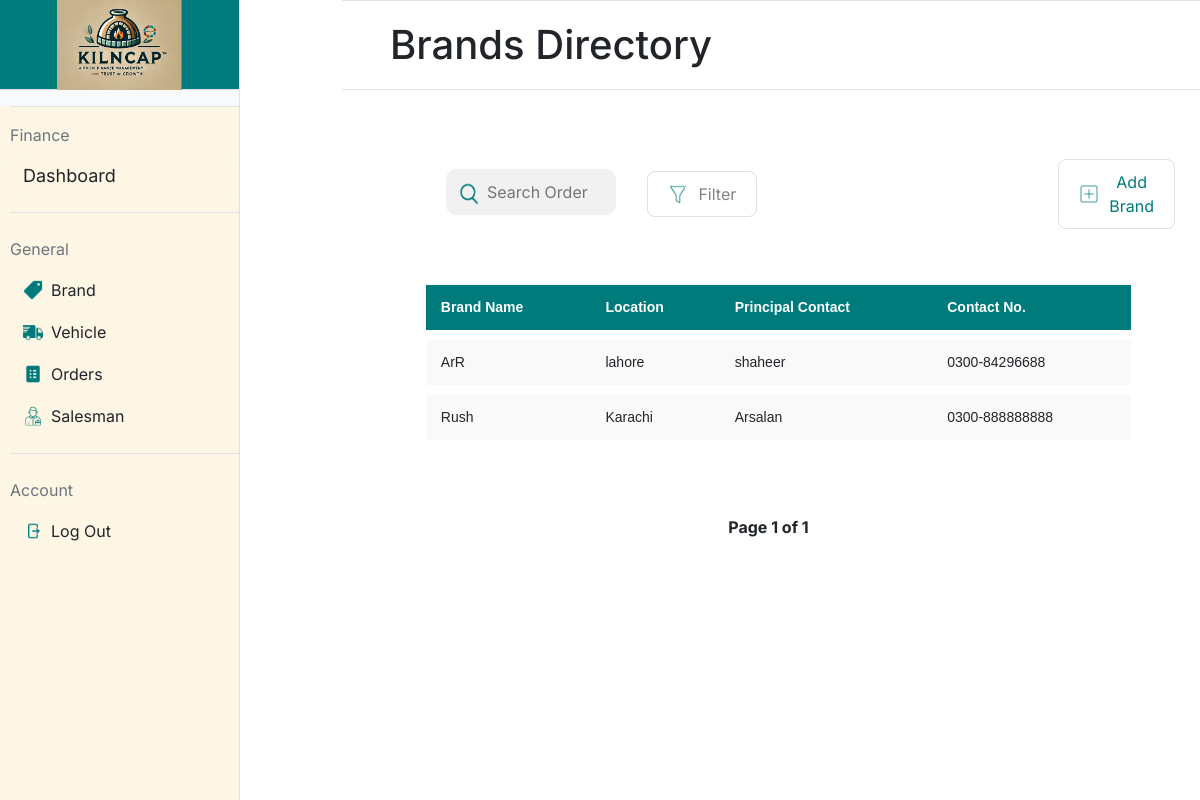
The page /brand on the database as committed earlier.
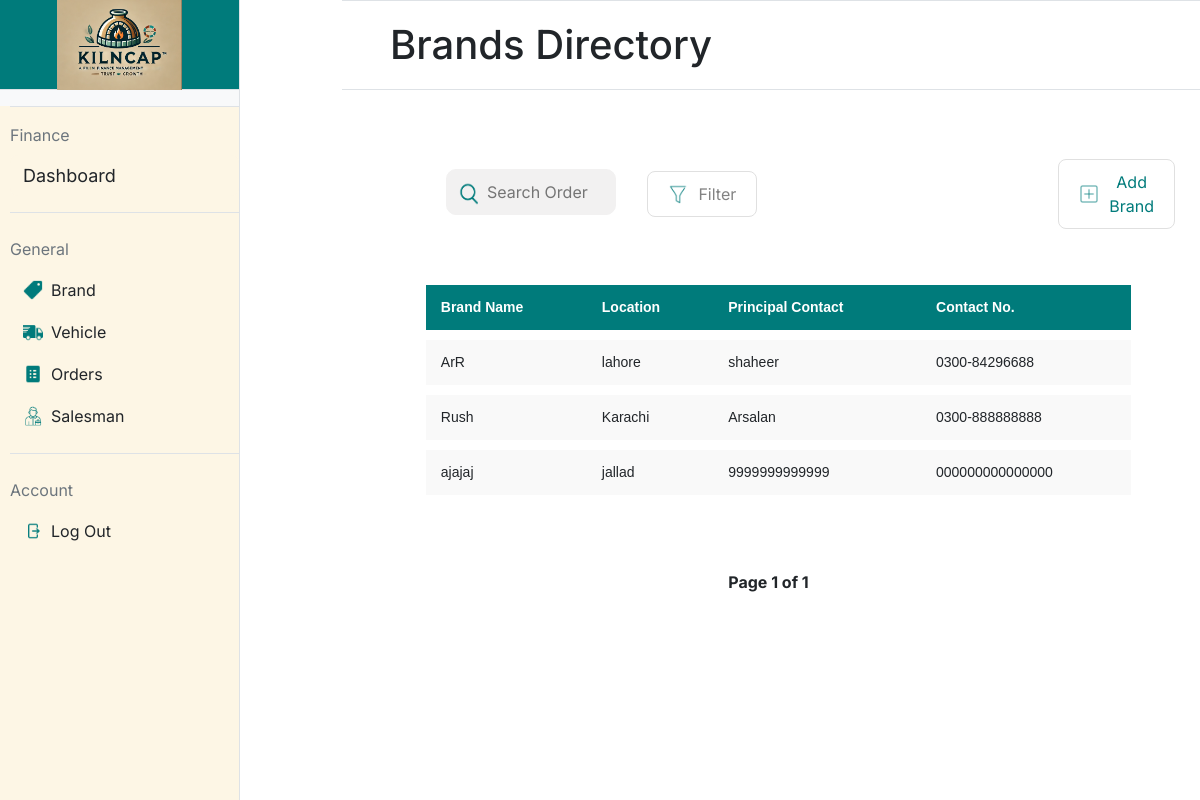
The same page on the database as committed later.
### app.py (models this page shows, shortened)
class Brand(db.Model):
    __tablename__ = 'brands'
    id = db.Column(db.Integer, primary_key=True, autoincrement=True)
    name = db.Column(db.String(30), nullable=False)
    location = db.Column(db.String(100), nullable=False)
    contact_no = db.Column(db.String(12), unique=True, nullable=False)
    principal_contact = db.Column(db.String(12), nullable=False)
    brick_types = db.relationship('BrickType', backref='brand', cascade="all, delete-orphan")

### app.py (the view)
@app.route('/brand', methods=['GET'])
def brand():
    page = request.args.get('page', 1, type=int)  # Get the current page number from the URL query parameter
    per_page = 5  # Number of brands to display per page
    brands_paginated = Brand.query.paginate(page=page, per_page=per_page)  # Query the brands with pagination
    return render_template('brand.html', brands=brands_paginated.items, pagination=brands_paginated)

### templates/brand.html (shortened to what this page needs)
{% extends "base.html" %}
{% block title %}
<link rel="stylesheet" href="static/brand.css">
{% endblock %}
{% block mainheading %}
Brands Directory
{% endblock %}
{% block maincontent %}
<div>
    <table style="padding-left: 5.5%;">
        <form action="{{ url_for('brand_list_buttons') }}" method="post">
            <td style="width:40%; padding-left: 85px;">
                    <div style="position: relative; width: 100%;">
                        <img src="/static/icons/search-icon.png"
                             alt="Search Icon"
                             style="position: absolute; left: 7px; top: 60%; transform: translateY(-50%); width: 30px; height: 30px;">
                        <input type="text"
                               placeholder="Search Order"
                               style="width: 100%; padding-left: 40px;">
                    </div>
                </td>
            <td style="width:10%;padding-left: 30px;padding-top:15px">
                <button class="styled-button" name="button"
                    value="filter_brand">
                    <img src="/static/icons/filter-icon.png" alt="Icon"
                        class="button-icon">
                    Filter
                </button>
            </td>
            <td style="padding-left: 300px; padding-top:15px">
                <button class="styled-button" name="button" value="add_brand">
                    <img src="/static/icons/add-icon.png" alt="Icon"
                        class="button-icon">
                    <div style="color:#007B7B">Add Brand</div>
                </button>
            </td>
        </form>
    </table>
    <div style="padding: 5.5%;">
        <table class="styled-table"
            style="padding-left: 20px; width: 100%; border-collapse: separate; border-spacing: 0 10px;">
            <thead>
                <tr>
                    <th>Brand Name</th>
                    <th>Location</th>
                    <th>Principal Contact</th>
                    <th>Contact No.</th>
                </tr>
            </thead>
            <tbody>
                {% for brand in brands %}
                <tr
                    data-url="{{ url_for('brand_details', brand_id=brand.id) }}"
                    onclick="redirectToDetails(this)" style="cursor: pointer;">
                    <td>{{ brand.name }}</td>
                    <td>{{ brand.location }}</td>
                    <td>{{ brand.principal_contact }}</td>
                    <td>{{ brand.contact_no }}</td>
                </tr>
                {% endfor %}
            </tbody>
        </table>
    </div>
    <div class="pagination">
        <span>Page {{ pagination.page }} of {{ pagination.pages }}</span>
    </div>
</div>
{% endblock %}

Rows that differ between the two databases and show on the page:
added Brand: name "ajajaj", location "jallad", principal_contact "9999999999999", contact_no "000000000000000"
